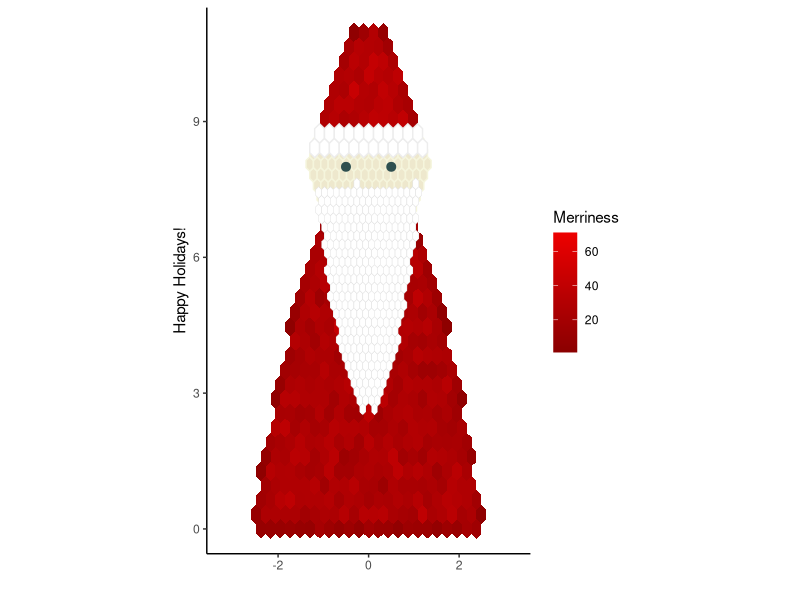

The R script that drew this image:
### DESCRIPTION ###############################################################
# Draw a hexbin Santa Claus
#

### PREAMBLE ##################################################################
library(ggplot2);
library(dplyr);

### MAIN ######################################################################

## BODY

width <- 5;
height <- 8;
n_body <- 15000;

# polynomial giving boundary of santa
santa_boundary <- function(x, width, height) {
    a <- -4*height/(width^2);
    c <- height;
    
    return( a*x^2 + c);
} 

# sample with rejection region
# not the most computationally efficient, but should work
x <- runif(n_body, -width/2, width/2);
y <- runif(n_body, 0, height);

santa_body <- data.frame(
    x = runif(n_body, -width/2, width/2),
    y = runif(n_body, 0, height)
    );

santa_body <- santa_body %>% filter(y < santa_boundary(x, width, height) );

g <- ggplot(santa_body, aes(x, y)) +
    geom_hex() +
    scale_fill_gradient(low = 'red4', high = 'red2') + 
    coord_fixed();


## HEAD

n_head <-n_body/7;
head_diameter <- 2.5; 

# generate random numbers in square around 0
# we'll move this to our desired height afterwards
santa_head <- data.frame(
    x = runif(n_head, -head_diameter/2, head_diameter/2),
    y = runif(n_head, -head_diameter/2, head_diameter/2)
    );

# filter out to make circle, lift to height of Santa
santa_head <- santa_head %>%
    filter(x^2 + y^2 < (head_diameter/2)^2 ) %>%
    mutate(y = height + y);

g <- g + geom_hex(
        data = santa_head, 
        fill = 'cornsilk2', 
        col = 'beige',
        bins = 40
        );

## BEARD

k_min <- height/3;
k_max <- 0.94*height;
w_beard <- 0.9*head_diameter;
n_beard <- n_body/5;

beard_boundary <- function(x, k_min, k_max, w_beard) {
    c <- k_min;
    a <- 4*(k_max - k_min)/(w_beard^2);
    
    return( a*x^2 + c);
}

santa_beard <- data.frame(
    x = runif(n_beard, -w_beard/2, w_beard/2),
    y = runif(n_beard, k_min, k_max)
    );

santa_beard <- santa_beard %>%
    filter(y >= beard_boundary(x, k_min, k_max, w_beard));

g <- g + geom_hex(
        data = santa_beard, 
        fill = 'white', 
        col = 'gray90', 
        cex = 0.2,
        bins = 50
        );

## HAT

min_y <- 1.05*height;
max_y <- min_y + height/3;
max_width <- 0.93*head_diameter;
n_hat <- n_body/5;

hat_boundary <- function(x, min_y, max_y, max_width) {
    c <- max_y;
    a <- -4*(max_y - min_y)/(max_width^2);
    
    return( a*x^2 + c);
}

santa_hat <- data.frame(
    x = runif(n_hat, -max_width/2, max_width/2),
    y = runif(n_hat, min_y, max_y)
    );

santa_hat <- santa_hat %>%
    filter(y <= hat_boundary(x, min_y, max_y, max_width));

g <- g + 
    geom_hex(data = santa_hat);

# white stuff on hat
n_white <- 1000;
santa_hat_white <- data.frame(
    x = runif(n_white, -0.95*head_diameter/2,  0.95*head_diameter/2),
    y = runif(n_white, min_y, min_y + 0.045*min_y)
    );

g <- g + geom_hex(
        data = santa_hat_white,
        fill = 'white', 
        col = 'gray93',
        cex = 0.5
        );

## FINISHING TOUCHES

eye_offset <- 0.5;
eyes <- data.frame(
    x = c(-eye_offset, eye_offset),
    y = rep(height, 2)
    );

g <- g + geom_point(data = eyes, col = 'darkslategray', cex = 2.7) + 
    xlim( -1.3*width/2, 1.3*width/2) +
    xlab('') + 
    ylab('Happy Holidays!') + 
    labs(fill = 'Merriness') +
    theme_classic();

ggsave(
    'images/hexbin_santa.png',
    g,
    width = 5,
    height = 5
    );
